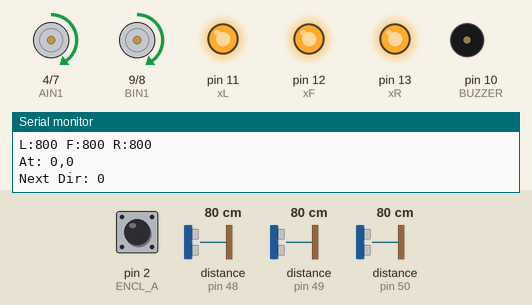
This sketch was run on a simulated Arduino Uno, built with avr-gcc and run on an emulated ATmega328P. On the bench: motor-driver pin pairs drawn as motors (green arrow = first pin HIGH = forward, orange = second pin HIGH = backward, longer = more drive, scaled by the enable pin), output pins drawn as LEDs (lit = HIGH), buzzer (waves = sounding), the last lines printed to the serial monitor. Inputs (shaded band) come from the test bench; at power-on: distance to the obstacle (sensors on pin 48, pin 49, pin 50) 80 cm, pin 2 (ENCL_A) HIGH.

Above: at 2.9 s.
3.0 s: distance to the obstacle (sensor on pin 48) set to 7 cm
4.5 s: distance to the obstacle (sensor on pin 48) set to 4 cm
At 5.3 s:
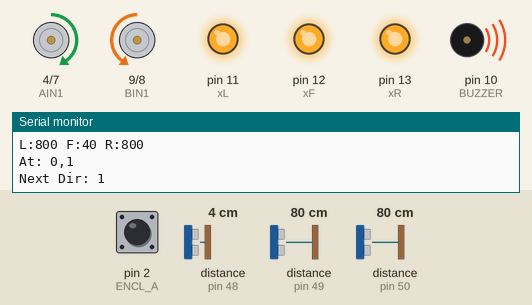
At 6.8 s:
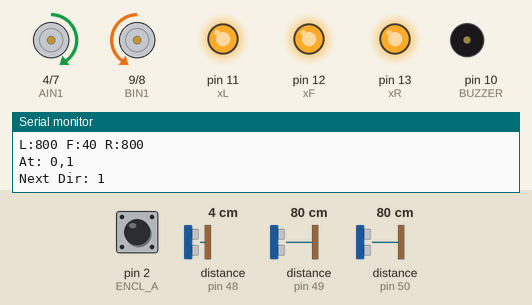
Timing chart, 0 to 8.3 s (numbered marks = the images above; inputs shaded):
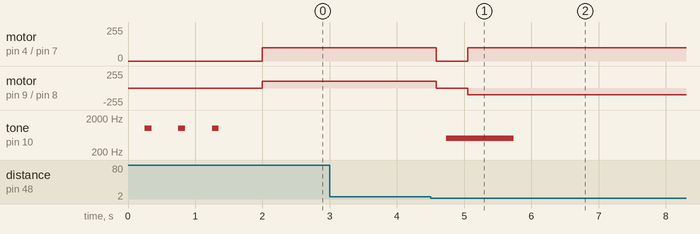

The sketch:

front_obstacle_stop_checker.ino
```cpp
#include <Wire.h>
#include <VL53L0X.h>

// ==========================
// 1. PIN DEFINITIONS
// ==========================
const int AIN1 = 4; const int AIN2 = 7; const int PWMA = 5; // Left Motor
const int BIN1 = 9; const int BIN2 = 8; const int PWMB = 6; // Right Motor
const int ENCL_A = 2; // Left Encoder Interrupt
const int BUZZER = 10;

// Sensor XSHUT Pins
const int xL = 11;
const int xF = 12;
const int xR = 13;

// ==========================
// 2. CALIBRATION (Adjusted)
// ==========================
const int TICKS_PER_CELL = 565;
const int TICKS_FOR_90   = 240;
const int BASE_SPEED     = 100;
const int TURN_SPEED     = 90;

// Wall Thresholds
// If sensor sees < 180mm, there is a wall. (Increased for safety)
const int WALL_DIST      = 180;

// ==========================
// 3. MAZE VARIABLES
// ==========================
const byte NORTH = 0; const byte EAST  = 1;
const byte SOUTH = 2; const byte WEST  = 3;

byte x = 0;
byte y = 0;
byte heading = NORTH;

// Map: Bit 0=N, 1=E, 2=S, 3=W, 4=Visited
byte walls[16][16];
byte cost[16][16];

VL53L0X sensorL, sensorF, sensorR;
volatile long leftTicks = 0;

// ==========================
// 4. SETUP (Matching Normal_checking.ino)
// ==========================
void setup() {
  Serial.begin(9600);
  Wire.begin();

  // Motor Pins
  pinMode(AIN1, OUTPUT); pinMode(AIN2, OUTPUT); pinMode(PWMA, OUTPUT);
  pinMode(BIN1, OUTPUT); pinMode(BIN2, OUTPUT); pinMode(PWMB, OUTPUT);
  pinMode(BUZZER, OUTPUT);

  // Encoder
  pinMode(ENCL_A, INPUT_PULLUP);
  attachInterrupt(digitalPinToInterrupt(ENCL_A), countISR, RISING);

  // Sensor Initialization (EXACTLY from your working code)
  pinMode(xL, OUTPUT); pinMode(xF, OUTPUT); pinMode(xR, OUTPUT);
  digitalWrite(xL, LOW); digitalWrite(xF, LOW); digitalWrite(xR, LOW);
  delay(100);

  // Initialize sensors one by one
  digitalWrite(xL, HIGH); delay(50);
  if(!sensorL.init()) Serial.println("L fail");
  sensorL.setAddress(0x31);

  digitalWrite(xF, HIGH); delay(50);
  if(!sensorF.init()) Serial.println("F fail");
  sensorF.setAddress(0x30);

  digitalWrite(xR, HIGH); delay(50);
  if(!sensorR.init()) Serial.println("R fail");
  sensorR.setAddress(0x32);

  sensorL.startContinuous(); sensorF.startContinuous(); sensorR.startContinuous();

  // Initialize Map
  initMaze();

  // Ready Signal
  for(int i=0; i<3; i++) { tone(BUZZER, 1000, 100); delay(500); } // [cite: 76]
  Serial.println(">>> READY <<<");
}

// ==========================
// 5. MAIN LOOP
// ==========================
void loop() {
  // 1. Mark current cell as visited
  walls[x][y] |= 0x10;

  // 2. READ SENSORS (Critical Step)
  updateWalls();

  // 3. STOP if at center
  if ((x == 7 || x == 8) && (y == 7 || y == 8)) {
    brake();
    while(1) { tone(BUZZER, 3000, 500); delay(1000); }
  }

  // 4. CALCULATE PATH
  floodFill();
  byte nextDir = getBestDirection();

  // Debugging Print
  Serial.print("At: "); Serial.print(x); Serial.print(","); Serial.println(y);
  Serial.print("Next Dir: "); Serial.println(nextDir);

  // 5. MOVE
  if (nextDir == heading) {
    // If path is forward, DOUBLE CHECK front wall before moving
    if (sensorF.readRangeContinuousMillimeters() < 80) {
        // PANIC: We thought it was clear, but it's not. Re-read.
        brake();
        updateWalls();
        return; // Restart loop
    }
    moveForward();
  } else {
    turnToFace(nextDir);
    // After turning, just stop and let loop restart to check sensors again
    // This is slower but safer for debugging
    delay(200);
    moveForward();
  }

  // 6. Update virtual coordinates
  updateCoordinates();
  delay(200);
}

// ==========================
// 6. MOTION FUNCTIONS
// ==========================
void countISR() { leftTicks++; }

void moveForward() {
  leftTicks = 0;

  // Set Motors Forward
  digitalWrite(AIN1, HIGH); digitalWrite(AIN2, LOW);
  digitalWrite(BIN1, HIGH); digitalWrite(BIN2, LOW);

  while (leftTicks < TICKS_PER_CELL) {
    int dF = sensorF.readRangeContinuousMillimeters();
    int dL = sensorL.readRangeContinuousMillimeters();
    int dR = sensorR.readRangeContinuousMillimeters();

    // --- EMERGENCY BRAKE ---
    // If we get too close to a wall (60mm), STOP immediately
    if (dF < 60 && dF > 5) {
      brake();
      tone(BUZZER, 500, 1000); // Error sound
      Serial.println("EMERGENCY STOP");
      return;
    }

    // Centering (Proportional)
    int lSpeed = BASE_SPEED;
    int rSpeed = BASE_SPEED;

    if (dL < 60 && dL > 5) { lSpeed += 20; rSpeed -= 20; }
    else if (dR < 60 && dR > 5) { lSpeed -= 20; rSpeed += 20; }

    analogWrite(PWMA, lSpeed);
    analogWrite(PWMB, rSpeed);
  }
  brake();
}

void turnToFace(byte targetDir) {
  int diff = targetDir - heading;
  if (diff == 3) diff = -1;
  if (diff == -3) diff = 1;
  if (diff == -2) diff = 2;

  if (diff == 1) turn90(true);
  else if (diff == -1) turn90(false);
  else if (diff == 2 || diff == -2) { turn90(true); delay(200); turn90(true); }

  heading = targetDir;
}

void turn90(bool right) {
  leftTicks = 0;
  if (right) {
    digitalWrite(AIN1, HIGH); digitalWrite(AIN2, LOW);
    digitalWrite(BIN1, LOW);  digitalWrite(BIN2, HIGH);
  } else {
    digitalWrite(AIN1, LOW);  digitalWrite(AIN2, HIGH);
    digitalWrite(BIN1, HIGH); digitalWrite(BIN2, LOW);
  }

  while (leftTicks < TICKS_FOR_90) {
    analogWrite(PWMA, TURN_SPEED);
    analogWrite(PWMB, TURN_SPEED);
  }
  brake();
}

void brake() {
  digitalWrite(AIN1, HIGH); digitalWrite(AIN2, HIGH);
  digitalWrite(BIN1, HIGH); digitalWrite(BIN2, HIGH);
  analogWrite(PWMA, 255); analogWrite(PWMB, 255);
  delay(150);
  analogWrite(PWMA, 0); analogWrite(PWMB, 0);
}

// ==========================
// 7. FLOOD FILL LOGIC
// ==========================
void initMaze() {
  for (int i=0; i<16; i++) {
    for (int j=0; j<16; j++) {
      walls[i][j] = 0;
      cost[i][j] = 255;
    }
  }
}

void updateWalls() {
  int dL = sensorL.readRangeContinuousMillimeters();
  int dF = sensorF.readRangeContinuousMillimeters();
  int dR = sensorR.readRangeContinuousMillimeters();

  // Filter out "8190" (Out of range)
  if (dF > 2000) dF = 2000;
  if (dL > 2000) dL = 2000;
  if (dR > 2000) dR = 2000;

  // IMPORTANT: Debug prints to Serial so you can see what the robot sees
  Serial.print("L:"); Serial.print(dL);
  Serial.print(" F:"); Serial.print(dF);
  Serial.print(" R:"); Serial.println(dR);

  if (dF < WALL_DIST) setWall(x, y, heading);
  if (dR < WALL_DIST) setWall(x, y, (heading + 1) % 4);
  if (dL < WALL_DIST) setWall(x, y, (heading + 3) % 4);
}

void setWall(byte cx, byte cy, byte dir) {
  walls[cx][cy] |= (1 << dir);

  byte nx = cx, ny = cy;
  if (dir == NORTH) ny++;
  if (dir == EAST)  nx++;
  if (dir == SOUTH) ny--;
  if (dir == WEST)  nx--;

  if (nx >= 0 && nx < 16 && ny >= 0 && ny < 16) {
    byte oppDir = (dir + 2) % 4;
    walls[nx][ny] |= (1 << oppDir);
  }
}

void floodFill() {
  for(int i=0; i<16; i++) for(int j=0; j<16; j++) cost[i][j] = 255;
  cost[7][7] = 0; cost[7][8] = 0; cost[8][7] = 0; cost[8][8] = 0;

  bool changed = true;
  while(changed) {
    changed = false;
    for(byte i=0; i<16; i++) {
      for(byte j=0; j<16; j++) {
        if (cost[i][j] == 255) continue;
        byte currentCost = cost[i][j];

        if (j < 15 && !(walls[i][j] & 1)) {
             if (cost[i][j+1] > currentCost + 1) { cost[i][j+1] = currentCost + 1; changed = true; }
        }
        if (i < 15 && !(walls[i][j] & 2)) {
             if (cost[i+1][j] > currentCost + 1) { cost[i+1][j] = currentCost + 1; changed = true; }
        }
        if (j > 0 && !(walls[i][j] & 4)) {
             if (cost[i][j-1] > currentCost + 1) { cost[i][j-1] = currentCost + 1; changed = true; }
        }
        if (i > 0 && !(walls[i][j] & 8)) {
             if (cost[i-1][j] > currentCost + 1) { cost[i-1][j] = currentCost + 1; changed = true; }
        }
      }
    }
  }
}

byte getBestDirection() {
  byte bestDir = heading;
  byte minVal = 255;

  if (!(walls[x][y] & 1) && y < 15) { if (cost[x][y+1] < minVal) { minVal = cost[x][y+1]; bestDir = NORTH; } }
  if (!(walls[x][y] & 2) && x < 15) { if (cost[x+1][y] < minVal) { minVal = cost[x+1][y]; bestDir = EAST; } }
  if (!(walls[x][y] & 4) && y > 0) { if (cost[x][y-1] < minVal) { minVal = cost[x][y-1]; bestDir = SOUTH; } }
  if (!(walls[x][y] & 8) && x > 0) { if (cost[x-1][y] < minVal) { minVal = cost[x-1][y]; bestDir = WEST; } }

  return bestDir;
}

void updateCoordinates() {
  if (heading == NORTH) y++;
  else if (heading == EAST) x++;
  else if (heading == SOUTH) y--;
  else if (heading == WEST) x--;
}
```

Measured:
- the behaviour switches between 6 and 5 cm on distance to the obstacle (sensor on pin 48) (found by bisection; images 0 and 1)
- after the input at 3.0 s, every drawn part: stays the same
- after the input at 4.5 s, motor on pin 4 (AIN1) / pin 7 (AIN2): forward 100/255 → stopped after 0.08 s, → forward 100/255 0.47 s later; motor on pin 9 (BIN1) / pin 8 (BIN2): forward 100/255 → stopped after 0.08 s, → backward 100/255 0.47 s later; tone on pin 10 (BUZZER): silent → 500 Hz after 0.23 s, → silent 1.0 s later
